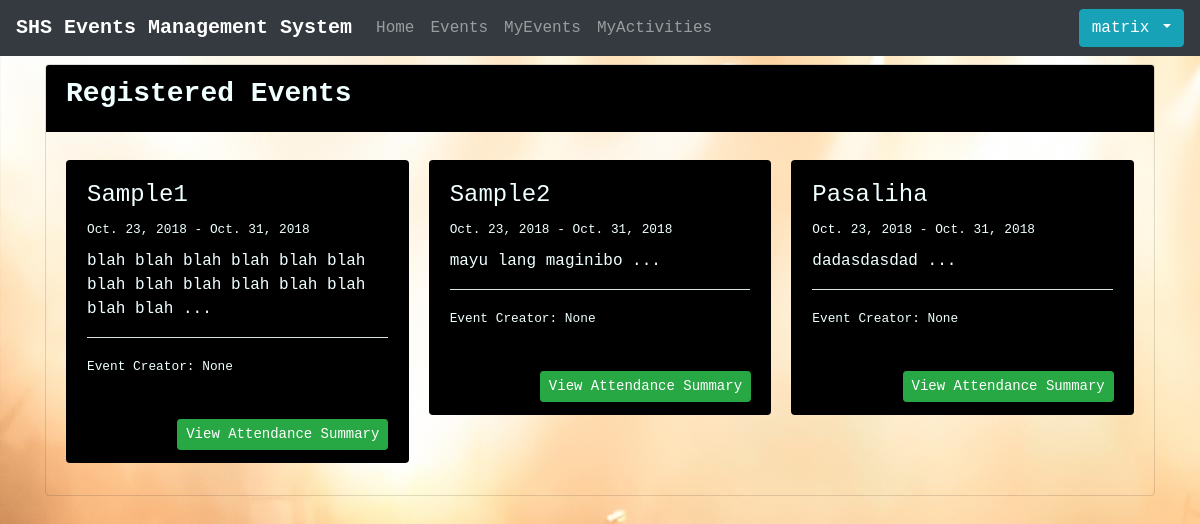
The app's page /myactivities/ (signed in), older data.
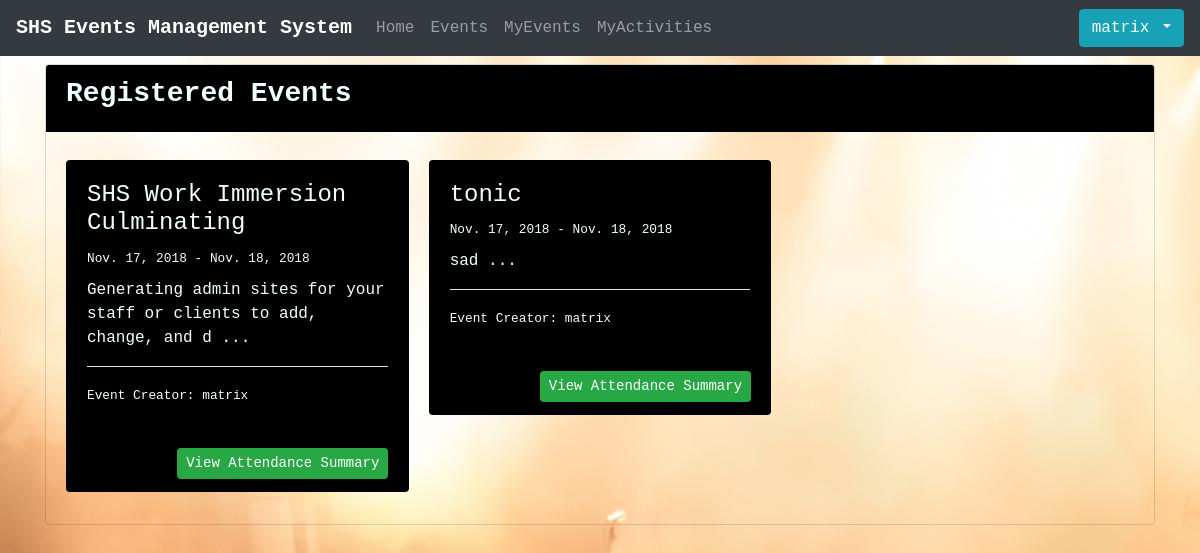
The same page, newer data.
### registrations/models.py (models this page shows, shortened)
class Registration (models.Model):
    class Meta:
        unique_together = ('event', 'participant')
    event = models.ForeignKey(to='events.Event', on_delete = models.CASCADE)
    participant = models.ForeignKey(to='users.Participant', on_delete = models.CASCADE)
    parents_permit = models.FileField("Parent's Permit", upload_to = "uploads/permits/", default = "")
    parents_contact_number = models.CharField("Parent's Contact Number", max_length = 50)
    waiver = models.FileField("Waiver", upload_to = "uploads/waivers/", default = "")
    date_registered = models.DateTimeField("Date/Time Registered", auto_now_add = True)
    status = models.CharField("Status", max_length = 15, default = "Approved")

### events/models.py (models this page shows, shortened)
class Event(models.Model):
    name = models.CharField("Name of Event", max_length=50)
    description = models.TextField("Description", max_length=1000, blank=True)
    max_slots = models.IntegerField("Max Slots", blank=True, null=True)
    date_from = models.DateField("Start Date", null=True)
    date_to = models.DateField("End Date", null=True)
    time_from = models.TimeField("Start Time", null=True)
    time_to = models.TimeField("End Time", null=True)
    venue = models.CharField("Venue", max_length=200, default = '')
    creator = models.ForeignKey(to='users.Participant', on_delete = models.CASCADE, null = True)
    def __str__ (self):
        return self.name

### users/models.py (models this page shows)
class Participant(AbstractUser):
    contact_number = models.CharField("Contact Number", max_length=50)
    def __str__(self):
        return self.username

### registrations/views.py (the view)
# urls.py: path("myactivities/", MyActivitiesListView.as_view(), name="activity_list"),
class MyActivitiesListView(LoginRequiredMixin, ListView):
    model = Registration
    template_name = "activity_list.html"
    context_object_name = "activity_list"
    login_url = "login"
    def get_queryset(self):
        qs = super().get_queryset()
        return qs.filter(participant = self.request.user)

### templates/activity_list.html (shortened to what this page needs)
{% extends 'base.html' %}
{% block content %}
<div class="card mt-2" id="head_comp">
    <div class="card-header d-flex w-100 justify-content-between" id="body_comp">
        <h3><strong>Registered Events</strong></h3>
    </div>
    <div class="card-body">
        {% if activity_list %}
        <div class="card-columns mt-2">
            {% for activities in activity_list %}
            <div class="card" id="body_comp">
                <div class="card-body">
                    <h4>{{ activities.event }}</h4>
                    <p class="card-text mb-2"><small>{{ activities.event.date_from }} - {{ activities.event.date_to }}</small></p>
                    <p class="card-text mb-2">{{ activities.event.description | slice:"0:70"}} ...</p>
                    <hr style="background-color:azure">
                    <p class="card-text mb-2"><small>Event Creator: {{ activities.event.creator }} </small></p>
                </div>
                <div class="card-footer">
                    <a href="{% url 'attendance_summary' activities.pk %}" style="margin-left:30%"><button class="btn btn-outline btn-success btn-sm">View
                            Attendance Summary</button></a>
                </div>
            </div>
            {% endfor %}
            {% else %}
            <a href="{% url 'home' %}" class="mt-4 list-group-item list-group-item-action list-group-item-warning">
                There Are No Activities to Display.
            </a>
            {% endif %}
        </div>
    </div>
</div>
{% endblock content %}

Row changes from the older to the newer data that the page shows:
removed Registration: event "Sample1", event.date_from "Oct. 23, 2018", event.date_to "Oct. 31, 2018", event.description "blah blah blah blah blah blah blah blah blah blah blah blah blah blah", event.creator "None"
removed Registration: event "Sample2", event.date_from "Oct. 23, 2018", event.date_to "Oct. 31, 2018", event.description "mayu lang maginibo", event.creator "None"
removed Registration: event "Pasaliha", event.date_from "Oct. 23, 2018", event.date_to "Oct. 31, 2018", event.description "dadasdasdad", event.creator "None"
added Registration: event "SHS Work Immersion Culminating", event.date_from "Nov. 17, 2018", event.date_to "Nov. 18, 2018", event.description "Generating admin sites for your staff or clients to add, change, and d", event.creator "matrix"
added Registration: event "tonic", event.date_from "Nov. 17, 2018", event.date_to "Nov. 18, 2018", event.description "sad", event.creator "matrix"
